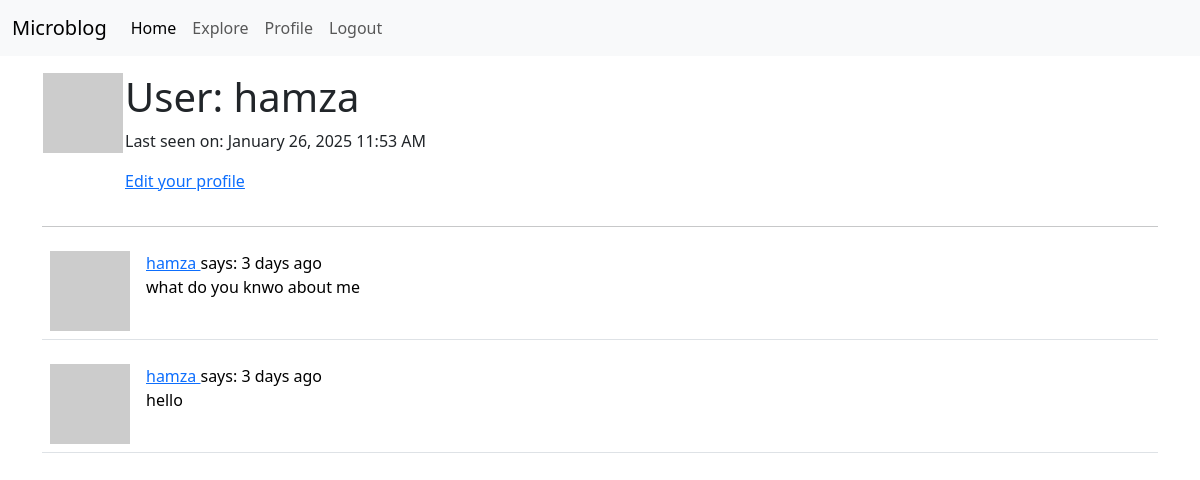
Before: /user/hamza (signed in) with the older database file.
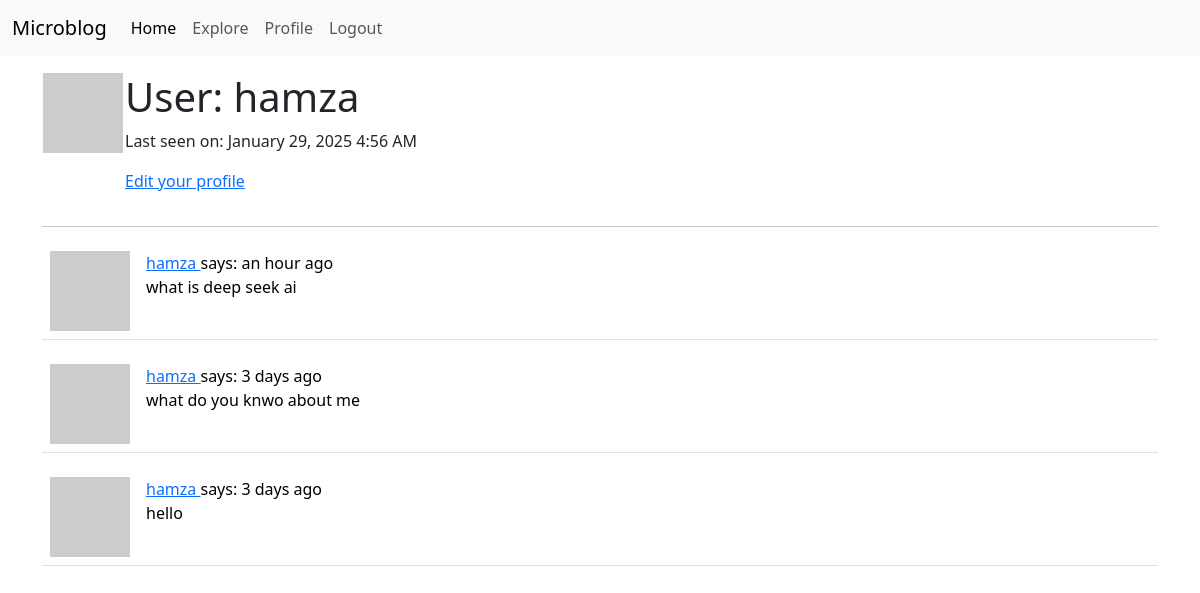
After: the same page with the newer database file.
### app/models.py (models this page shows, shortened)
class User(UserMixin,db.Model):
    id : so.Mapped[int] = so.mapped_column(primary_key=True)
    username : so.Mapped[str] = so.mapped_column(sa.String(64),index=True, unique=True)
    email : so.Mapped[str] = so.mapped_column(sa.String(120), index=True, unique=True)
    password_hash : so.Mapped[Optional[str]] = so.mapped_column(sa.String(256))
    posts: so.WriteOnlyMapped['Post'] = so.relationship(
        back_populates='author')
    about_me: so.Mapped[Optional[str]] = so.mapped_column(sa.String(140))
    last_seen: so.Mapped[Optional[datetime]] = so.mapped_column(
        default=lambda: datetime.now(timezone.utc))
    following: so.WriteOnlyMapped['User'] = so.relationship(
        secondary=followers, primaryjoin=(followers.c.follower_id == id),
        secondaryjoin=(followers.c.followed_id == id),
        back_populates='followers')
    followers: so.WriteOnlyMapped['User'] = so.relationship(
        secondary=followers, primaryjoin=(followers.c.followed_id == id),
        secondaryjoin=(followers.c.follower_id == id),
        back_populates='following')
    def avatar(self, size):
        digest = md5(self.email.lower().encode('utf-8')).hexdigest()
        return f'https://www.gravatar.com/avatar/{digest}?d=identicon&s={size}'

class Post(db.Model):
    id: so.Mapped[int] = so.mapped_column(primary_key=True)
    body: so.Mapped[str] = so.mapped_column(sa.String(140))
    timestamp: so.Mapped[datetime] = so.mapped_column(
        index=True, default=lambda: datetime.now(timezone.utc))
    user_id: so.Mapped[int] = so.mapped_column(sa.ForeignKey('user.id'),index=True)
    author: so.Mapped[User] = so.relationship(back_populates='posts')

### app/routes.py (the view)
@app.route('/user/<username>')
@login_required
def user(username):
    user = db.first_or_404(sa.select(User).where(User.username==username))
    page=request.args.get('page',1,type=int)
    query=user.posts.select().order_by(Post.timestamp.desc())
    posts = db.paginate(query,page=page,per_page=app.config['POSTS_PER_PAGE'],error_out=False)
    next_url = url_for('user', username=user.username, page=posts.next_num) \
        if posts.has_next else None
    prev_url = url_for('user', username=user.username, page=posts.prev_num) \
        if posts.has_prev else None
    form = EmptyForm()
    return render_template('user.html', user=user, posts=posts,form=form, next_url=next_url,prev_url=prev_url)

### app/models.py (called while the page is built)
@login.user_loader
def load_user(id):
    return db.session.get(User, int(id))

### app/routes.py (called while the page is built)
@app.before_request
def before_request():
    if current_user.is_authenticated:
        current_user.last_seen = datetime.now(timezone.utc)
        db.session.commit()

### app/templates/user.html (shortened to what this page needs)
{% extends 'base.html' %}
{% block content %}
    <table>
        <tr valign="top">
            <td><img src="{{ user.avatar(128) }}"></td>
            <td>
                <h1>User: {{ user.username }}</h1>
                {% if user.last_seen %}
                    <p>Last seen on: {{moment(user.last_seen).format('LLL')}}</p>
                {% endif %}
                {% if user == current_user %}
                <p><a href="{{ url_for('edit_profile') }}">Edit your profile</a></p>
                {% endif %}
            </td>
        </tr>
    </table>
    <hr>
    {% for post in posts %}
     {% include '_post.html'   %}
    {% endfor %}
{% endblock %}

### app/templates/_post.html
<table class="table table-hover">
    <tr>
        <td width="70px">
            <a href="{{ url_for('user', username=post.author.username) }}">
                <img src="{{ post.author.avatar(70) }}" />
            </a>
        </td>
        <td>
            <a href="{{ url_for('user', username=post.author.username) }}">
                {{ post.author.username }}
            </a>
            says: {{moment(post.timestamp).fromNow()}}
            <br>
            {{ post.body }}
        </td>
    </tr>
</table>

Changed rows visible on the page:
changed User "hamza": last_seen "January 26, 2025 11:53 AM" → "January 29, 2025 4:56 AM"
added Post: author.username "hamza", timestamp "an hour ago", body "what is deep seek ai"
